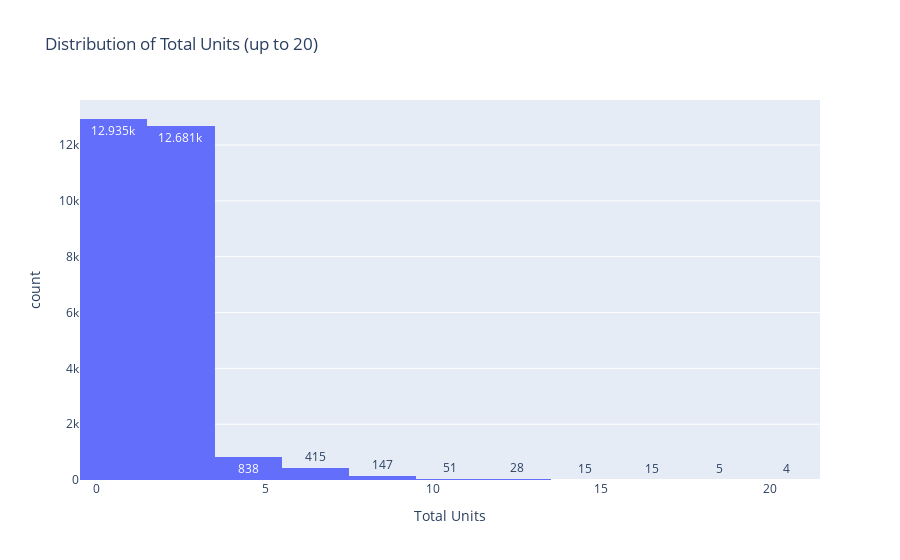

Here is the notebook cell this chart was saved with:
### Markdown cell above
### 6.6 Total Units

### Code cell
# Filter for better visualization
df_units = df[df['total_units'] <= 20]

fig = px.histogram(df_units, x='total_units', nbins=20,text_auto= True,
                   title='Distribution of Total Units (up to 20)',
                   labels={'total_units': 'Total Units'})
fig.show()

### Figure 1 — Plotly figure (JSON) as saved in the notebook; plotly's stock layout.template omitted (floating-point values rounded to 4 significant figures; data arrays with more than 128 entries replaced by an {"elided": "..."} marker saying what was removed)
{"data": [{"bingroup": "x", "hovertemplate": "Total Units=%{x}<br>count=%{y}<extra></extra>", "legendgroup": "", "marker": {"color": "#636efa", "pattern": {"shape": ""}}, "name": "", "nbinsx": 20, "orientation": "v", "showlegend": false, "texttemplate": "%{value}", "type": "histogram", "x": {"elided": "27134 int values"}, "xaxis": "x", "yaxis": "y"}], "layout": {"barmode": "relative", "legend": {"tracegroupgap": 0}, "title": {"text": "Distribution of Total Units (up to 20)"}, "xaxis": {"anchor": "y", "domain": [0, 1], "title": {"text": "Total Units"}}, "yaxis": {"anchor": "x", "domain": [0, 1], "title": {"text": "count"}}}}
